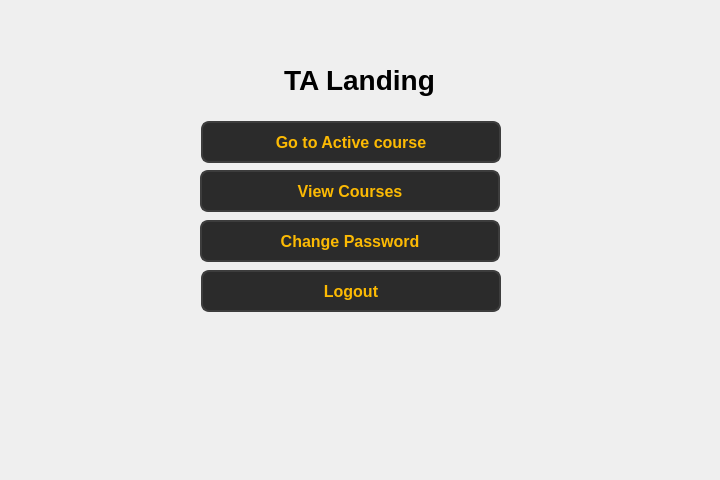
<?xml version="1.0" encoding="UTF-8"?>
<ui version="4.0">
 <class>Form</class>
 <widget class="QWidget" name="Form">
  <property name="geometry">
   <rect>
    <x>0</x>
    <y>0</y>
    <width>720</width>
    <height>480</height>
   </rect>
  </property>
  <property name="windowTitle">
   <string>Form</string>
  </property>
  <widget class="QLabel" name="label">
   <property name="geometry">
    <rect>
     <x>259</x>
     <y>60</y>
     <width>201</width>
     <height>40</height>
    </rect>
   </property>
   <property name="font">
    <font>
     <pointsize>21</pointsize>
     <bold>true</bold>
    </font>
   </property>
   <property name="text">
    <string>TA Landing</string>
   </property>
   <property name="alignment">
    <set>Qt::AlignmentFlag::AlignCenter</set>
   </property>
  </widget>
  <widget class="QPushButton" name="pushButton_2">
   <property name="geometry">
    <rect>
     <x>200</x>
     <y>170</y>
     <width>300</width>
     <height>42</height>
    </rect>
   </property>
   <property name="styleSheet">
    <string notr="true">QPushButton {
        background-color: #2b2b2b;  
        color: #fcba03;              
        border: 2px solid #3d3d3d;      
        border-radius: 8px;          
        padding: 8px 16px;            
        font-size: 16px;            
        font-weight: bold;
    
    }

    QPushButton:hover {
        background-color: #fcba03;
		 color: #000000;
        border: 2px solid #5a5a5a;    
    }

    QPushButton:pressed {
        background-color: #1a1a1a;      
        border: 2px solid #2b2b2b;      
    }</string>
   </property>
   <property name="text">
    <string>View Courses</string>
   </property>
  </widget>
  <widget class="QPushButton" name="pushButton_3">
   <property name="geometry">
    <rect>
     <x>200</x>
     <y>220</y>
     <width>300</width>
     <height>42</height>
    </rect>
   </property>
   <property name="styleSheet">
    <string notr="true">QPushButton {
        background-color: #2b2b2b;  
        color: #fcba03;              
        border: 2px solid #3d3d3d;      
        border-radius: 8px;          
        padding: 8px 16px;            
        font-size: 16px;            
        font-weight: bold;
    
    }

    QPushButton:hover {
        background-color: #fcba03;
		 color: #000000;
        border: 2px solid #5a5a5a;    
    }

    QPushButton:pressed {
        background-color: #1a1a1a;      
        border: 2px solid #2b2b2b;      
    }</string>
   </property>
   <property name="text">
    <string>Change Password</string>
   </property>
  </widget>
  <widget class="QPushButton" name="pushButton_5">
   <property name="geometry">
    <rect>
     <x>201</x>
     <y>270</y>
     <width>300</width>
     <height>42</height>
    </rect>
   </property>
   <property name="styleSheet">
    <string notr="true">QPushButton {
        background-color: #2b2b2b;  
        color: #fcba03;              
        border: 2px solid #3d3d3d;      
        border-radius: 8px;          
        padding: 8px 16px;            
        font-size: 16px;            
        font-weight: bold;
    
    }

    QPushButton:hover {
        background-color: #fcba03;
		 color: #000000;
        border: 2px solid #5a5a5a;    
    }

    QPushButton:pressed {
        background-color: #1a1a1a;      
        border: 2px solid #2b2b2b;      
    }</string>
   </property>
   <property name="text">
    <string>Logout</string>
   </property>
  </widget>
  <widget class="QPushButton" name="pushButton">
   <property name="geometry">
    <rect>
     <x>201</x>
     <y>121</y>
     <width>300</width>
     <height>42</height>
    </rect>
   </property>
   <property name="styleSheet">
    <string notr="true">QPushButton {
        background-color: #2b2b2b;  
        color: #fcba03;              
        border: 2px solid #3d3d3d;      
        border-radius: 8px;          
        padding: 8px 16px;            
        font-size: 16px;            
        font-weight: bold;
    
    }

    QPushButton:hover {
        background-color: #fcba03;
		 color: #000000;
        border: 2px solid #5a5a5a;    
    }

    QPushButton:pressed {
        background-color: #1a1a1a;      
        border: 2px solid #2b2b2b;      
    }</string>
   </property>
   <property name="text">
    <string>Go to Active course</string>
   </property>
  </widget>
 </widget>
 <resources/>
 <connections/>
</ui>
